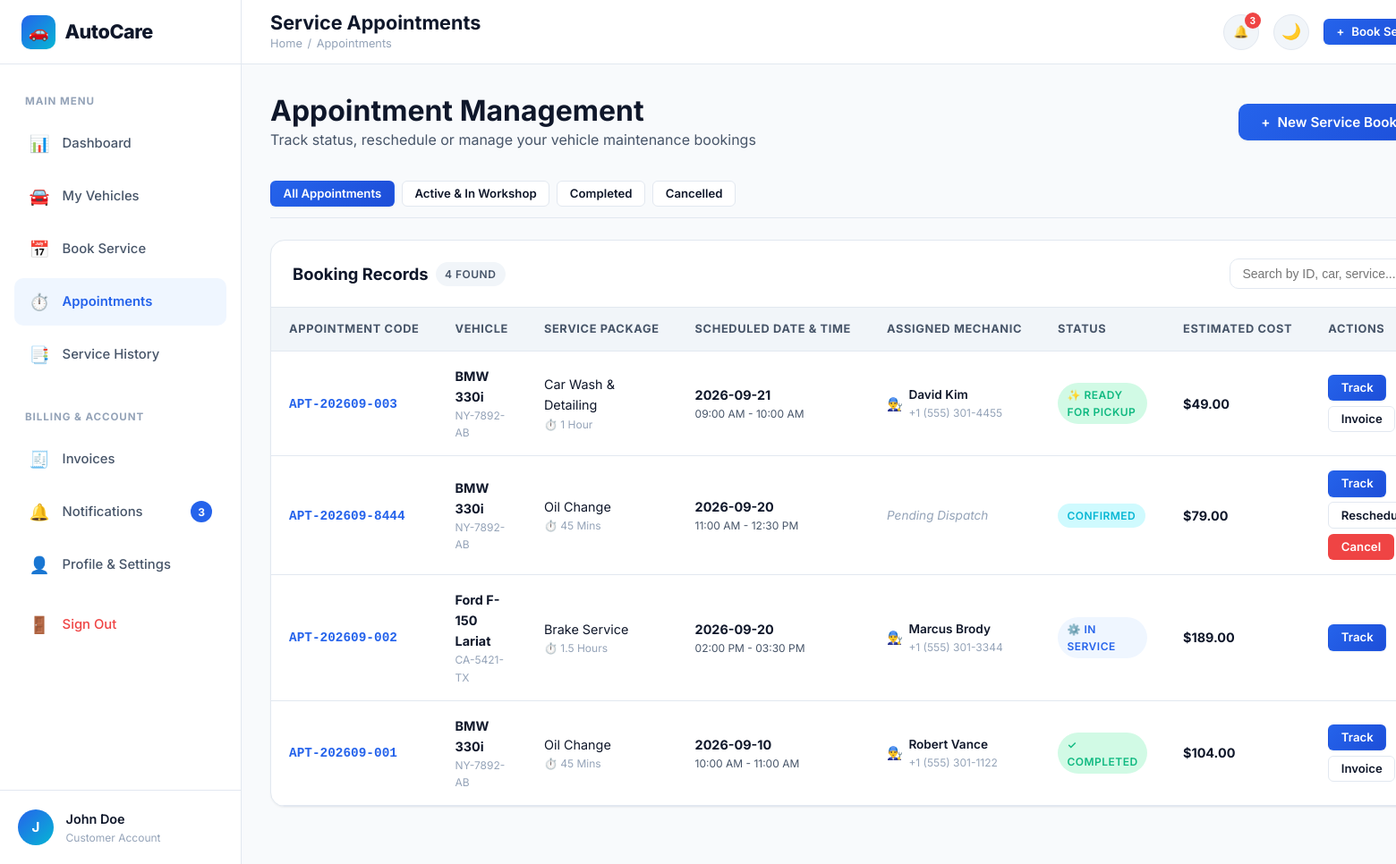
Screenshot of /appointments (signed in) with the database file from the repository.
### tables this page shows
CREATE TABLE users (
    id INTEGER PRIMARY KEY AUTOINCREMENT,
    full_name TEXT NOT NULL,
    email TEXT UNIQUE NOT NULL COLLATE NOCASE,
    phone TEXT NOT NULL,
    password_hash TEXT NOT NULL,
    role TEXT NOT NULL DEFAULT 'customer', -- 'customer' or 'admin'
    status TEXT NOT NULL DEFAULT 'active', -- 'active' or 'inactive'
    created_at TIMESTAMP DEFAULT CURRENT_TIMESTAMP
);

CREATE TABLE invoices (
    id INTEGER PRIMARY KEY AUTOINCREMENT,
    invoice_number TEXT UNIQUE NOT NULL,
    appointment_id INTEGER UNIQUE NOT NULL REFERENCES appointments(id) ON DELETE CASCADE,
    user_id INTEGER NOT NULL REFERENCES users(id) ON DELETE CASCADE,
    vehicle_id INTEGER NOT NULL REFERENCES vehicles(id) ON DELETE CASCADE,
    subtotal REAL NOT NULL DEFAULT 0.0,
    tax_rate REAL NOT NULL DEFAULT 10.0,
    tax_amount REAL NOT NULL DEFAULT 0.0,
    discount_amount REAL NOT NULL DEFAULT 0.0,
    final_amount REAL NOT NULL DEFAULT 0.0,
    payment_status TEXT NOT NULL DEFAULT 'Pending', -- 'Pending', 'Paid', 'Failed'
    payment_method TEXT, -- 'Cash', 'Card', 'UPI'
    paid_at TIMESTAMP,
    created_at TIMESTAMP DEFAULT CURRENT_TIMESTAMP
);

CREATE TABLE appointments (
    id INTEGER PRIMARY KEY AUTOINCREMENT,
    appointment_code TEXT UNIQUE NOT NULL,
    user_id INTEGER NOT NULL REFERENCES users(id) ON DELETE CASCADE,
    vehicle_id INTEGER NOT NULL REFERENCES vehicles(id) ON DELETE CASCADE,
    service_id INTEGER NOT NULL REFERENCES services(id),
    mechanic_id INTEGER REFERENCES mechanics(id) ON DELETE SET NULL,
    appointment_date TEXT NOT NULL,
    time_slot TEXT NOT NULL,
    problem_description TEXT,
    status TEXT NOT NULL DEFAULT 'Pending',
    -- Status options: Pending, Confirmed, Assigned, Vehicle Received, Inspection, In Service, Quality Check, Ready for Pickup, Completed, Cancelled
    cancellation_reason TEXT,
    estimated_completion TEXT,
    technician_notes TEXT,
    total_amount REAL NOT NULL DEFAULT 0.0,
    created_at TIMESTAMP DEFAULT CURRENT_TIMESTAMP,
    updated_at TIMESTAMP DEFAULT CURRENT_TIMESTAMP
);

CREATE TABLE vehicles (
    id INTEGER PRIMARY KEY AUTOINCREMENT,
    user_id INTEGER NOT NULL REFERENCES users(id) ON DELETE CASCADE,
    vehicle_number TEXT UNIQUE NOT NULL COLLATE NOCASE,
    brand TEXT NOT NULL,
    model TEXT NOT NULL,
    year INTEGER NOT NULL,
    fuel_type TEXT NOT NULL,
    vehicle_type TEXT NOT NULL,
    color TEXT NOT NULL,
    current_mileage INTEGER NOT NULL DEFAULT 0,
    created_at TIMESTAMP DEFAULT CURRENT_TIMESTAMP
);

CREATE TABLE services (
    id INTEGER PRIMARY KEY AUTOINCREMENT,
    service_name TEXT NOT NULL,
    category TEXT NOT NULL,
    description TEXT NOT NULL,
    estimated_price REAL NOT NULL,
    estimated_duration TEXT NOT NULL,
    icon TEXT DEFAULT 'wrench',
    status TEXT NOT NULL DEFAULT 'active', -- 'active' or 'inactive'
    created_at TIMESTAMP DEFAULT CURRENT_TIMESTAMP
);

CREATE TABLE mechanics (
    id INTEGER PRIMARY KEY AUTOINCREMENT,
    name TEXT NOT NULL,
    email TEXT UNIQUE NOT NULL COLLATE NOCASE,
    phone TEXT NOT NULL,
    specialization TEXT NOT NULL,
    experience_years INTEGER NOT NULL DEFAULT 1,
    availability TEXT NOT NULL DEFAULT 'available', -- 'available', 'on_job', 'leave'
    status TEXT NOT NULL DEFAULT 'active', -- 'active' or 'inactive'
    avatar_url TEXT,
    created_at TIMESTAMP DEFAULT CURRENT_TIMESTAMP
);

### app.py (the view)
@app.route('/appointments')
@login_required
def customer_appointments():
    user = get_current_user()
    status_filter = request.args.get('status', 'all')
    query = """
        SELECT a.*, v.brand, v.model, v.vehicle_number, s.service_name, s.estimated_duration,
               m.name as mechanic_name, m.phone as mechanic_phone,
               i.id as invoice_id, i.payment_status, f.id as feedback_id
        FROM appointments a
        JOIN vehicles v ON a.vehicle_id = v.id
        JOIN services s ON a.service_id = s.id
        LEFT JOIN mechanics m ON a.mechanic_id = m.id
        LEFT JOIN invoices i ON i.appointment_id = a.id
        LEFT JOIN feedback f ON f.appointment_id = a.id
        WHERE a.user_id = ?
    """
    args = [user['id']]
    if status_filter == 'active':
        query += " AND a.status IN ('Confirmed', 'Assigned', 'Vehicle Received', 'Inspection', 'In Service', 'Quality Check', 'Ready for Pickup')"
    elif status_filter == 'completed':
        query += " AND a.status = 'Completed'"
    elif status_filter == 'cancelled':
        query += " AND a.status = 'Cancelled'"
    query += " ORDER BY a.appointment_date DESC, a.created_at DESC"
    appointments = db.query_db(query, tuple(args))
    return render_template('customer/appointments.html', appointments=appointments, current_filter=status_filter)

### templates/customer/appointments.html (shortened to what this page needs)
{% extends "customer/base_customer.html" %}
{% block page_title %}Service Appointments{% endblock %}
{% block breadcrumb %}Appointments{% endblock %}
{% block dashboard_content %}
<div style="display: flex; justify-content: space-between; align-items: center; margin-bottom: 2rem; flex-wrap: wrap; gap: 1rem;">
  <div>
    <h2>Appointment Management</h2>
    <p style="color: var(--text-secondary);">Track status, reschedule or manage your vehicle maintenance bookings</p>
  </div>
  <a href="{{ url_for('book_service') }}" class="btn btn-primary">
    <span>+</span> New Service Booking
  </a>
</div>
<div style="display: flex; gap: 0.5rem; margin-bottom: 1.5rem; border-bottom: 1px solid var(--border-color); padding-bottom: 0.75rem; overflow-x: auto;">
  <a href="{{ url_for('customer_appointments', status='all') }}" class="btn btn-sm {% if current_filter == 'all' %}btn-primary{% else %}btn-secondary{% endif %}">
    All Appointments
  </a>
  <a href="{{ url_for('customer_appointments', status='active') }}" class="btn btn-sm {% if current_filter == 'active' %}btn-primary{% else %}btn-secondary{% endif %}">
    Active & In Workshop
  </a>
  <a href="{{ url_for('customer_appointments', status='completed') }}" class="btn btn-sm {% if current_filter == 'completed' %}btn-primary{% else %}btn-secondary{% endif %}">
    Completed
  </a>
  <a href="{{ url_for('customer_appointments', status='cancelled') }}" class="btn btn-sm {% if current_filter == 'cancelled' %}btn-primary{% else %}btn-secondary{% endif %}">
    Cancelled
  </a>
</div>
<div class="table-card">
  <div class="table-header-bar">
    <div style="display: flex; align-items: center; gap: 0.5rem;">
      <h3 class="table-header-title">Booking Records</h3>
      <span class="badge badge-neutral">{{ appointments|length }} found</span>
    </div>
    <input type="text" id="appointment-search-input" class="table-search-input" placeholder="Search by ID, car, service..." oninput="filterTable('appointment-search-input', 'customer-appointments-table')">
  </div>
  <div class="table-responsive">
    <table id="customer-appointments-table" class="data-table">
      <thead>
        <tr>
          <th>Appointment Code</th>
          <th>Vehicle</th>
          <th>Service Package</th>
          <th>Scheduled Date & Time</th>
          <th>Assigned Mechanic</th>
          <th>Status</th>
          <th>Estimated Cost</th>
          <th>Actions</th>
        </tr>
      </thead>
      <tbody>
        {% if appointments %}
          {% for apt in appointments %}
            <tr>
              <td>
                <a href="{{ url_for('tracking_detail', appointment_id=apt.id) }}" style="font-family: monospace; font-weight: 700; color: var(--primary);">
                  {{ apt.appointment_code }}
                </a>
              </td>
              <td>
                <strong>{{ apt.brand }} {{ apt.model }}</strong>
                <div style="font-size: 0.75rem; color: var(--text-muted);">{{ apt.vehicle_number }}</div>
              </td>
              <td>
                <div>{{ apt.service_name }}</div>
                <div style="font-size: 0.75rem; color: var(--text-muted);">⏱️ {{ apt.estimated_duration }}</div>
              </td>
              <td>
                <div><strong>{{ apt.appointment_date }}</strong></div>
                <div style="font-size: 0.75rem; color: var(--text-secondary);">{{ apt.time_slot }}</div>
              </td>
              <td>
                {% if apt.mechanic_name %}
                  <div style="display: flex; align-items: center; gap: 0.4rem;">
                    <span>👨‍🔧</span>
                    <div>
                      <div style="font-weight: 600; font-size: 0.85rem;">{{ apt.mechanic_name }}</div>
                      <div style="font-size: 0.75rem; color: var(--text-muted);">{{ apt.mechanic_phone }}</div>
                    </div>
                  </div>
                {% else %}
                  <span style="color: var(--text-muted); font-size: 0.85rem; font-style: italic;">Pending Dispatch</span>
                {% endif %}
              </td>
              <td>
                {% if apt.status == 'Completed' %}
                  <span class="badge badge-success">✓ Completed</span>
                {% elif apt.status == 'In Service' %}
                  <span class="badge badge-primary">⚙️ In Service</span>
                {% elif apt.status == 'Ready for Pickup' %}
                  <span class="badge badge-success">✨ Ready for Pickup</span>
                {% elif apt.status == 'Cancelled' %}
                  <span class="badge badge-danger">✕ Cancelled</span>
                {% elif apt.status in ('Confirmed', 'Assigned', 'Vehicle Received', 'Inspection', 'Quality Check') %}
                  <span class="badge badge-info">{{ apt.status }}</span>
                {% else %}
                  <span class="badge badge-warning">{{ apt.status }}</span>
                {% endif %}
              </td>
              <td>
                <strong>${{ "%.2f"|format(apt.total_amount) }}</strong>
              </td>
              <td>
                <div style="display: flex; gap: 0.35rem; flex-wrap: wrap;">
                  <a href="{{ url_for('tracking_detail', appointment_id=apt.id) }}" class="btn btn-primary btn-sm" title="Live Service Tracker">
                    Track
                  </a>
                  {% if apt.status not in ('In Service', 'Quality Check', 'Ready for Pickup', 'Completed', 'Cancelled') %}
                    <button type="button" class="btn btn-secondary btn-sm" onclick="openRescheduleModal({{ apt.id }}, '{{ apt.appointment_code }}', '{{ apt.appointment_date }}', '{{ apt.time_slot }}')" title="Reschedule Date & Time">
                      Reschedule
                    </button>
                    <button type="button" class="btn btn-danger btn-sm" onclick="confirmCancelAppointment({{ apt.id }}, '{{ apt.appointment_code }}')" title="Cancel Appointment">
                      Cancel
                    </button>
                  {% endif %}
                  {% if apt.invoice_id %}
                    <a href="{{ url_for('invoice_detail', invoice_id=apt.invoice_id) }}" class="btn btn-secondary btn-sm" title="View Digital Invoice">
                      Invoice
                    </a>
                  {% endif %}
                </div>
              </td>
            </tr>
          {% endfor %}
        {% else %}
          <tr>
            <td colspan="8" style="text-align: center; padding: 3.5rem; color: var(--text-muted);">
              No appointments found matching this filter. <a href="{{ url_for('book_service') }}">Book a service now</a>.
            </td>
          </tr>
        {% endif %}
      </tbody>
    </table>
  </div>
</div>
{% endblock %}

### templates/customer/base_customer.html (shortened to what this page needs)
{% extends "base.html" %}
{% block page_body %}
<div class="dashboard-layout">
  <aside class="sidebar">
    <div class="sidebar-header">
      <a href="{{ url_for('dashboard') }}" class="brand-logo">
        <div class="brand-icon">🚗</div>
        <span>AutoCare</span>
      </a>
    </div>
    <nav class="sidebar-nav">
      <span class="sidebar-section-label">Main Menu</span>
      <a href="{{ url_for('dashboard') }}" class="sidebar-link {% if request.endpoint == 'dashboard' %}active{% endif %}">
        <span class="sidebar-link-icon">📊</span>
        <span>Dashboard</span>
      </a>
      <a href="{{ url_for('customer_vehicles') }}" class="sidebar-link {% if request.endpoint in ('customer_vehicles', 'vehicle_detail') %}active{% endif %}">
        <span class="sidebar-link-icon">🚘</span>
        <span>My Vehicles</span>
      </a>
      <a href="{{ url_for('book_service') }}" class="sidebar-link {% if request.endpoint == 'book_service' %}active{% endif %}">
        <span class="sidebar-link-icon">📅</span>
        <span>Book Service</span>
      </a>
      <a href="{{ url_for('customer_appointments') }}" class="sidebar-link {% if request.endpoint in ('customer_appointments', 'tracking_detail') %}active{% endif %}">
        <span class="sidebar-link-icon">⏱️</span>
        <span>Appointments</span>
      </a>
      <a href="{{ url_for('service_history') }}" class="sidebar-link {% if request.endpoint == 'service_history' %}active{% endif %}">
        <span class="sidebar-link-icon">📑</span>
        <span>Service History</span>
      </a>
      <span class="sidebar-section-label" style="margin-top: 1rem;">Billing & Account</span>
      <a href="{{ url_for('customer_invoices') }}" class="sidebar-link {% if request.endpoint in ('customer_invoices', 'invoice_detail') %}active{% endif %}">
        <span class="sidebar-link-icon">🧾</span>
        <span>Invoices</span>
      </a>
      <a href="{{ url_for('notifications_view') }}" class="sidebar-link {% if request.endpoint == 'notifications_view' %}active{% endif %}">
        <span class="sidebar-link-icon">🔔</span>
        <span>Notifications</span>
        {% if unread_notifs_count > 0 %}
          <span class="sidebar-badge">{{ unread_notifs_count }}</span>
        {% endif %}
      </a>
      <a href="{{ url_for('customer_profile') }}" class="sidebar-link {% if request.endpoint == 'customer_profile' %}active{% endif %}">
        <span class="sidebar-link-icon">👤</span>
        <span>Profile & Settings</span>
      </a>
      <a href="{{ url_for('logout') }}" class="sidebar-link" style="color: var(--danger); margin-top: 0.5rem;">
        <span class="sidebar-link-icon">🚪</span>
        <span>Sign Out</span>
      </a>
    </nav>
    <div class="sidebar-footer">
      <div class="sidebar-user-avatar">{{ current_user.full_name[:1] }}</div>
      <div class="sidebar-user-info">
        <div class="sidebar-user-name">{{ current_user.full_name }}</div>
        <div class="sidebar-user-role">Customer Account</div>
      </div>
    </div>
  </aside>
  <div class="main-wrapper">
    <header class="topbar">
      <div class="topbar-left">
        <div class="page-title-box">
          <h1>{% block page_title %}Dashboard{% endblock %}</h1>
          <div class="breadcrumbs">
            <a href="{{ url_for('dashboard') }}">Home</a>
            <span>/</span>
            <span>{% block breadcrumb %}Dashboard{% endblock %}</span>
          </div>
        </div>
      </div>
      <div class="topbar-right">
        <div class="notif-dropdown-wrapper">
          <button type="button" class="notif-btn" onclick="toggleNotificationDropdown()" title="Notifications">
            🔔
            {% if unread_notifs_count > 0 %}
              <span class="notif-count-badge">{{ unread_notifs_count }}</span>
            {% endif %}
          </button>
        </div>
        <button type="button" class="theme-toggle-btn" onclick="toggleTheme()" title="Toggle Dark/Light Mode">🌙</button>
        <a href="{{ url_for('book_service') }}" class="btn btn-primary btn-sm">
          <span>+</span> Book Service
        </a>
      </div>
    </header>
    <main class="dashboard-content">
      {% block dashboard_content %}{% endblock %}
    </main>
  </div>
</div>
{% endblock %}

### rows the page displays
users: full_name "J", full_name "John Doe"
invoices: appointment_code "APT-202609-003", brand "BMW", model "330i", vehicle_number "NY-7892-AB", service_name "Car Wash & Detailing", estimated_duration "1 Hour", appointment_date "2026-09-21", time_slot "09:00 AM - 10:00 AM", mechanic_name "David Kim", mechanic_phone "+1 (555) 301-4455", shows "✨ READY FOR PICKUP"
appointments: total_amount "49.00"
appointments: appointment_code "APT-202609-8444", brand "BMW", model "330i", vehicle_number "NY-7892-AB", service_name "Oil Change", estimated_duration "45 Mins", appointment_date "2026-09-20", time_slot "11:00 AM - 12:30 PM", shows "Pending Dispatch", status "CONFIRMED", total_amount "79.00"
appointments: appointment_code "APT-202609-002", brand "Ford", model "F-150 Lariat", vehicle_number "CA-5421-TX", service_name "Brake Service", estimated_duration "1.5 Hours", appointment_date "2026-09-20", time_slot "02:00 PM - 03:30 PM", mechanic_name "Marcus Brody", mechanic_phone "+1 (555) 301-3344", status "⚙️ IN SERVICE", total_amount "189.00"
invoices: appointment_code "APT-202609-001", brand "BMW", model "330i", vehicle_number "NY-7892-AB", service_name "Oil Change", estimated_duration "45 Mins", appointment_date "2026-09-10", time_slot "10:00 AM - 11:00 AM", mechanic_name "Robert Vance", mechanic_phone "+1 (555) 301-1122", shows "✓ COMPLETED"
appointments: total_amount "104.00"

### other values shown
{{ unread_notifs_count }} "3"
{{ appointments|length }} "4"
